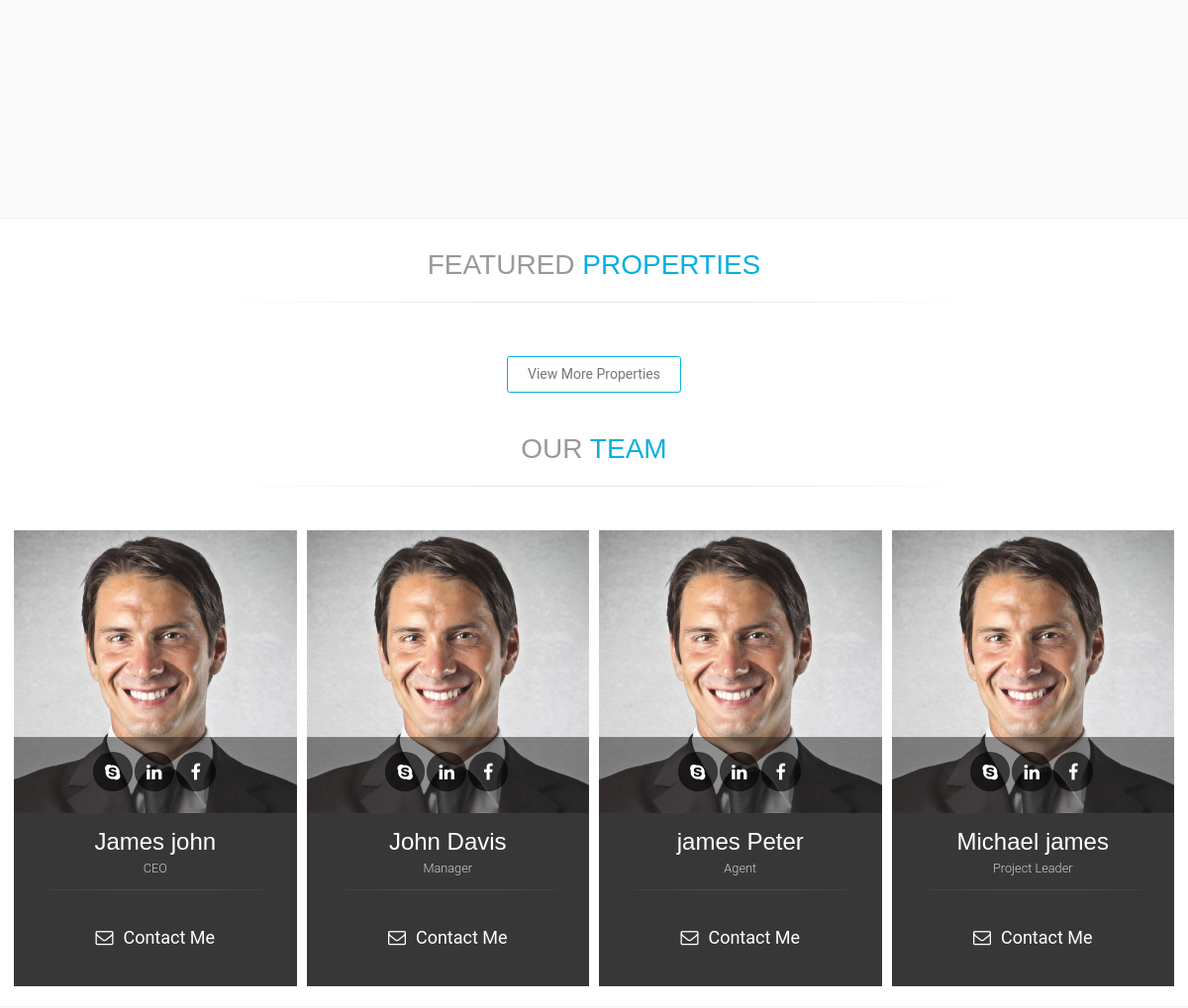
/ (middle part), run on an earlier commit of the app's database.
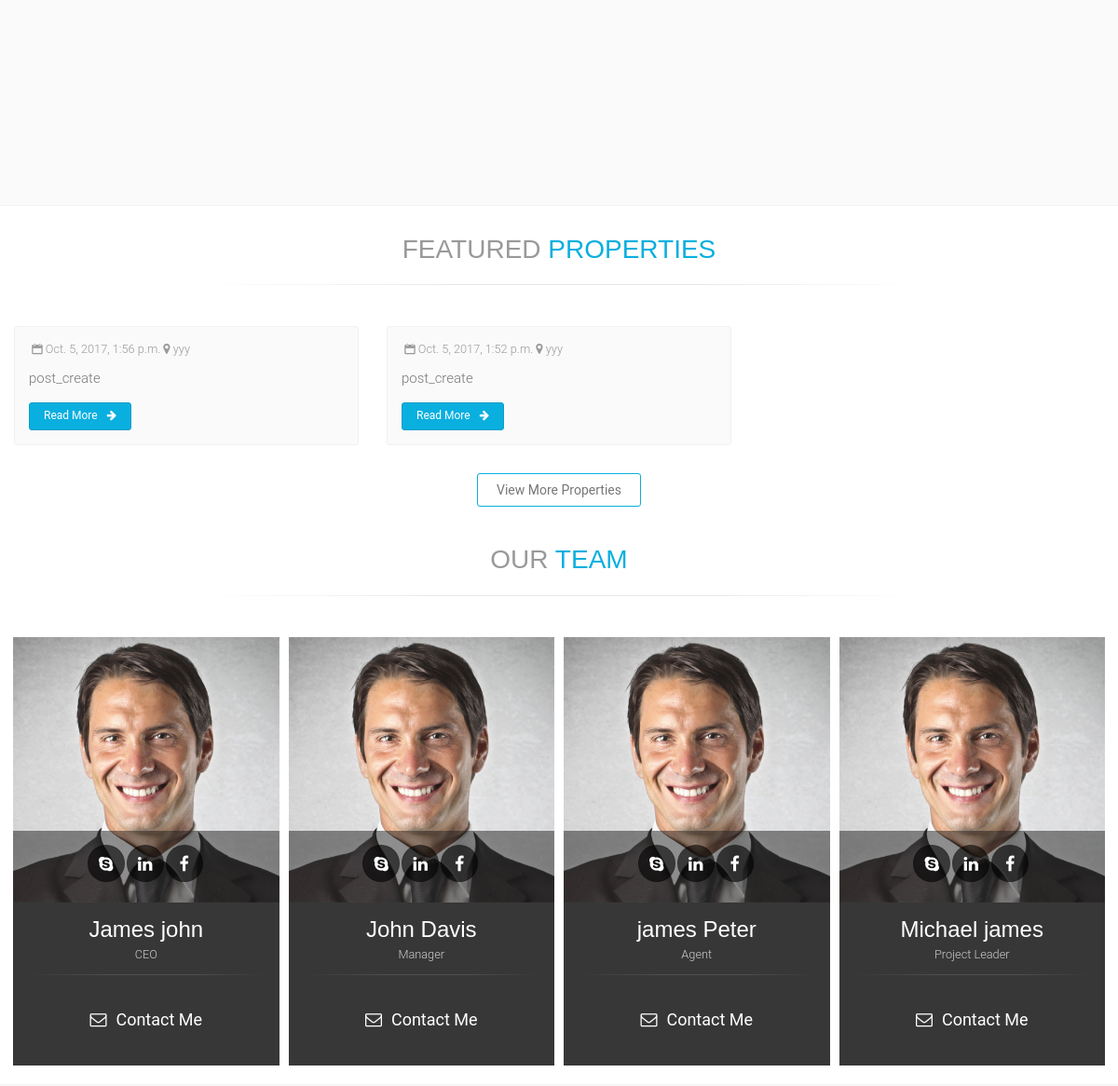
And on a later commit of the database.
### Main/models.py (models this page shows, shortened)
class Post(models.Model):
    user = models.ForeignKey(settings.AUTH_USER_MODEL, default=1)
    title = models.CharField(max_length=120)
    slug = models.SlugField(unique=True)
    image = models.ImageField(upload_to=upload_location)
    image_2 = models.ImageField(upload_to=upload_location)
    image_3 = models.ImageField(upload_to=upload_location,blank=True, null=True)
    image_4 = models.ImageField(upload_to=upload_location,blank=True, null=True)
    image_5 = models.ImageField(upload_to=upload_location,blank=True, null=True)
    video = models.FileField(upload_to=upload_location,blank=True, null=True)
    description = models.TextField()
    size_of_land = models.IntegerField()
    location_details = models.CharField(max_length=300)
    price = models.IntegerField()
    features = models.TextField()
    updated = models.DateTimeField(auto_now=True, auto_now_add=False)
    timestamp = models.DateTimeField(auto_now=False, auto_now_add=True)
    def get_absolute_url(self):
        return reverse("Main:detail",kwargs={"slug":self.slug})
    class Meta:
        ordering = ["-timestamp", "-updated"]

### Main/views.py (the view)
# urls.py: url(r'^$',property_listing,name='home'),
def property_listing(request):
    queryset_list = Post.objects.all()
    paginator = Paginator(queryset_list,8)
    page = request.GET.get('page')
    try:
        queryset = paginator.page(page)
    except PageNotAnInteger:
        queryset = paginator.page(1)
    except EmptyPage:
        queryset = paginator.page(paginator.num_pages)
    context = {
        "object_list":queryset,
        "title":"List of Properties"
    }
    template = 'index.html'
    return render(request,template,context)

### Main/templates/index.html (shortened to what this page needs)
{% extends "base.html" %}
{% load staticfiles %}
{% block content %}
  {% include "navigation.html" %}
   {% include "body.html" %}
<section class="section pv-30">
<div class="container-fluid">
	<div class="row">
		<div class="col-md-8 col-md-offset-2 text-center">
			<h2 class="title"><span class="text-muted">FEATURED</span> <span class="text-default"> PROPERTIES</span></h2>
				<div class="separator"></div>
				</div>
				</div>
				</div>
</section>
<section>
<div class="container-fluid">
  <div class="row">
   {%  for obj in object_list %}
    <div class="col-sm-4">
									<div class="image-box style-2 mb-20 bordered light-gray-bg">
										<div class="body">
											<p class="small mb-10 text-muted"><i class="icon-calendar"></i>{{  obj.timestamp }} <i class="fa fa-map-marker"></i> {{  obj.location_details }} </p>
											<p>   {{  obj.description }}</p>											<a href="{{ obj.get_absolute_url }}" class="btn btn-default btn-sm btn-hvr hvr-sweep-to-right margin-clear">Read More<i class="fa fa-arrow-right pl-10"></i></a>
										</div>
									</div>
								</div>
                  {% endfor %}
  </div>
                         <div class="row">
		<div class="col-md-8 col-md-offset-2 text-center">
            <a href="{% url   'Main:listing' %}" class="btn btn-default-transparent btn-hvr hvr-shutter-in-vertital">View More Properties</a>
				</div>
				</div>
</div>
</section>
     {% include "team.html" %}
     {% include "testimony.html" %}
      {% include "footer.html" %}
{% endblock content %}

What changed in the data, as far as the page shows it:
added Post: timestamp "Oct. 5, 2017, 1:56 p.m.", location_details "yyy", description "post_create"
added Post: timestamp "Oct. 5, 2017, 1:52 p.m.", location_details "yyy", description "post_create"
